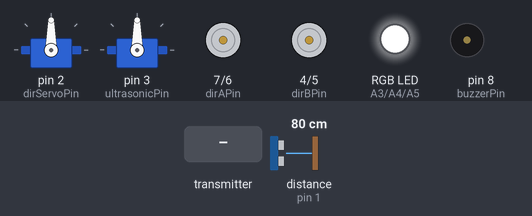
This sketch was run on a simulated Arduino Uno, built with avr-gcc and run on an emulated ATmega328P. Parts: 2 × servo, direction and speed pins drawn as motors (green arrow = direction pin HIGH = forward, orange = LOW = backward, longer = more drive), an RGB LED mixed from three pins (HIGH = lit), buzzer (waves = sounding). Dashed ring = blinking. Inputs (shaded band) come from the test bench; at power-on: distance to the obstacle (sensor on pin 1) 80 cm. The echo pulse lasts 58.3 µs per cm; no radio packets arrive unless stated; pins used as bus, display or sensor lines are not drawn.

Above: at 1.2 s.
1.3 s: the transmitter starts sending data.0 = 0
At 4.25 s:
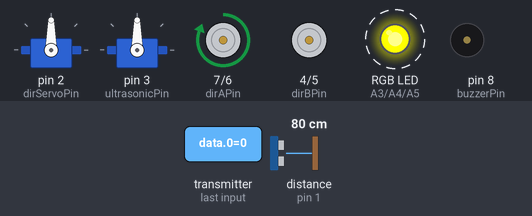
4.3 s: the transmitter starts sending data.4 = 0
At 5.7 s:
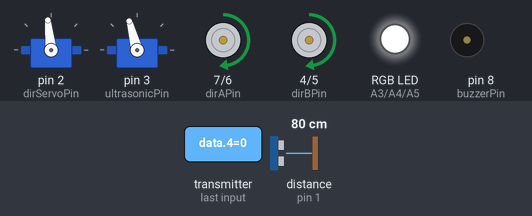
7.3 s: the transmitter starts sending data.5 = 0
At 9.7 s:
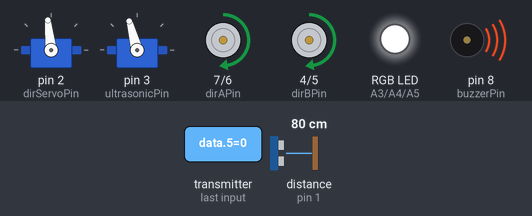
10.3 s: distance to the obstacle (sensor on pin 1) set to 54 cm
13.3 s: distance to the obstacle (sensor on pin 1) set to 46 cm
At 16.0 s:
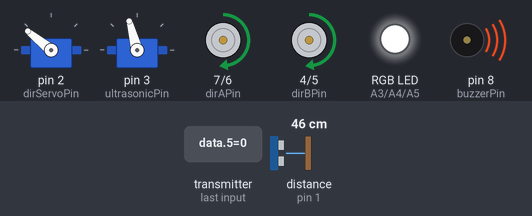
16.3 s: the transmitter starts sending data.4 = 256
At 17.2 s:
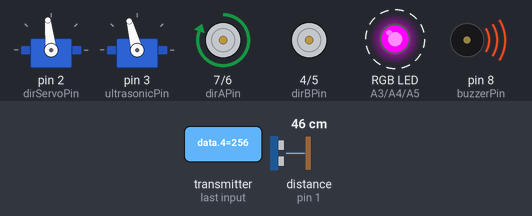
Timing chart, 0 to 20.3 s (numbered marks = the images above; inputs shaded):
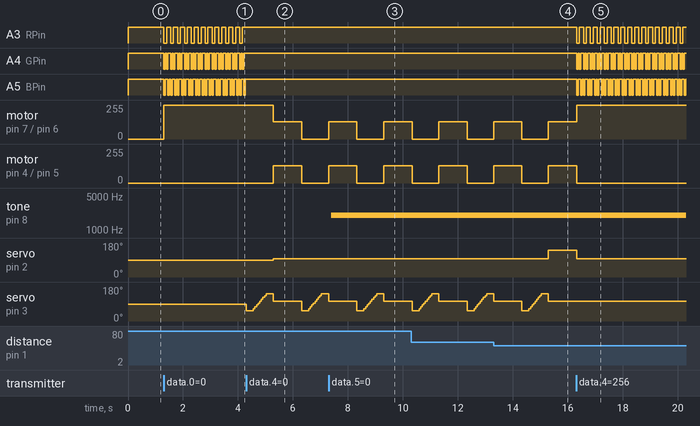

Measured:
- the behaviour switches between 51 and 50 cm on distance to the obstacle (sensor on pin 1) (found by bisection; images 3 and 4)
- after the input at 1.3 s, A3 (RPin): alternates HIGH for 0.15 s and LOW for 0.10 s, starting at once; A4 (GPin): alternates HIGH for 0.05 s and LOW for 0.05 s, starting at once; A5 (BPin): alternates HIGH for 0.10 s and LOW for 0.05 s, starting at once; motor on pin 7 (dirAPin) / pin 6 (pwmAPin): stopped → forward 255/255 at once
- after the input at 4.3 s, A3 (RPin), A4 (GPin): stops changing and stays HIGH
- after the input at 7.3 s, tone on pin 8 (buzzerPin): silent → 2000 Hz after 0.10 s
- after the input at 13.3 s, servo on pin 2 (dirServoPin): 96° → 141° after 2.0 s
- after the input at 16.3 s, A3 (RPin): alternates HIGH for 0.15 s and LOW for 0.10 s, starting at once; A4 (GPin): alternates HIGH for 0.05 s and LOW for 0.05 s, starting at once

The sketch:

sailor.ino
```cpp
#include <printf.h>
#include <nRF24L01.h>
#include <RF24_config.h>
#include <RF24.h>
/***********************************************************
File name:  AdeeptMotor.ino
Description:
1. Under remote control mode:
The car is completely controlled by the remote control.
2. Under auto-control mode:
The ultrasonic module will keep detecting obstacles in front
of the car. When encountering and approaching one, the car will
go backward, turn to another angle bypassing the obstacle, and
continue to go forward.
Website: www.adeept.com
E-mail: support@adeept.com
Author: Tom
Date: 2016/12/26
***********************************************************/
#include <SPI.h>
#include "RF24.h"
#include <Servo.h>
RF24 radio(9, 10);                // define the object to control NRF24L01
byte addresses[5] = "0007";      // define communication address which should correspond to remote control
int data[9]={512, 512, 0, 0, 1, 1, 512, 512, 512};  // define array used to save the communication data
int mode[1];

Servo dirServo;                  // define servo to control turning of smart car
int dirServoPin = 2;              // define pin for signal line of the last servo
float dirServoOffset = 6;         // define a variable for deviation(degree) of the servo
Servo ultrasonicServo;           // define servo to control turning of ultrasonic sensor
int ultrasonicPin = 3;            // define pin for signal line of the last servo
float ultrasonicServoOffset = 15; // define a variable for deviation(degree) of the servo

int trigPin = 0;                  // define Trig pin for ultrasonic ranging module
int echoPin = 1;                  // define Echo pin for ultrasonic ranging module
float maxDistance = 200;          // define the range(cm) for ultrasonic ranging module, Maximum sensor distance is rated at 400-500cm.
float soundVelocity = 340;        // Sound velocity = 340 m/s
float rangingTimeOut = 2 * maxDistance / 100 / soundVelocity * 1000000; // define the timeout(ms) for ultrasonic ranging module

#define FORWARD HIGH
#define BACKWARD LOW

const int dirAPin = 7;    // define pin used to control rotational direction of motor A
const int pwmAPin = 6;    // define pin for PWM used to control rotational speed of motor A
const int dirBPin = 4;    // define pin used to control rotational direction of motor B
const int pwmBPin = 5;    // define pin for PWM used to control rotational speed of motor B
const int snsAPin = 0;    // define pin for detecting current of motor A
const int snsBPin = 1;    // define pin for detecting current of motor B
const int buzzerPin = 8;  // define pin for buzzer
const int RPin = A3;
const int GPin = A4;
const int BPin = A5;
int RGBVal = 0;
int automatic = 0;

#define FORWARD LOW
#define BACKWARD HIGH

void setup() {
  radio.begin();                      // initialize RF24
  radio.setRetries(0, 15);            // set retries times
  radio.setPALevel(RF24_PA_LOW);      // set power
  radio.openReadingPipe(1, addresses);// open delivery channel
  radio.startListening();             // start monitoring

//  Serial.begin(9600); // initialize serial port
  dirServo.attach(dirServoPin);  // attaches the servo on servoDirPin to the servo object
  ultrasonicServo.attach(ultrasonicPin);  // attaches the servo on ultrasonicPin to the servo object
  pinMode(dirAPin, OUTPUT);   // set dirAPin to output mode
  pinMode(pwmAPin, OUTPUT);   // set pwmAPin to output mode
  pinMode(dirBPin, OUTPUT);   // set dirBPin to output mode
  pinMode(pwmBPin, OUTPUT);   // set pwmBPin to output mode
  pinMode(buzzerPin, OUTPUT); // set buzzerPin to output mode
  pinMode(RPin, OUTPUT);   // set RPin to output mode
  pinMode(GPin, OUTPUT);   // set GPin to output mode
  pinMode(BPin, OUTPUT);   // set BPin to output mode

  pinMode(trigPin, OUTPUT); // set trigPin to output mode
  pinMode(echoPin, INPUT);  // set echoPin to input mode
}

void loop()
{
    receiveData();
    if(automatic == 0){
      mode[0]=0;
    //  radio.write( mode, sizeof(mode) );
      // calculate the steering angle of servo according to the direction joystick of remote control and the deviation
      int dirServoDegree = map(data[0], 0, 1023, 45, 135) - (data[7] - 512) / 25;
      int ultrasonicServoDegree = map(data[8], 0, 1023, 135, 45) - (data[7] - 512) / 25;
      // get the steering angle and speed of servo according to the speed joystick of remote control and the deviation
      int motorASpd = data[0] - 512 + (data[6] - 512) / 10;
      bool motorADir = motorASpd > 0 ? FORWARD: BACKWARD;
      int motorBSpd = data[1] - 512 + (data[6] - 512) / 10;
      bool motorBDir = motorBSpd > 0 ? FORWARD: BACKWARD;
      motorASpd = abs(constrain(motorASpd, - 512, 512));
      motorBSpd = abs(constrain(motorBSpd, - 512, 512));
      motorASpd = map(motorASpd, 0, 512, 0, 255);
      motorBSpd = map(motorBSpd, 0, 512, 0, 255);
      // control the steering and travelling of the smart car
      ctrlCar0(dirServoDegree,ultrasonicServoDegree, motorADir, motorASpd, motorBDir, motorBSpd);
      switch(RGBVal){
        case 0: digitalWrite(RPin, HIGH);digitalWrite(GPin, HIGH);digitalWrite(BPin, HIGH);break;
        case 1: digitalWrite(RPin, LOW);digitalWrite(GPin, LOW);digitalWrite(BPin, LOW);   break;
        case 2: digitalWrite(RPin, LOW);digitalWrite(GPin, HIGH);digitalWrite(BPin, HIGH); break;
        case 3: digitalWrite(RPin, HIGH);digitalWrite(GPin, LOW);digitalWrite(BPin, HIGH); break;
        case 4: digitalWrite(RPin, HIGH);digitalWrite(GPin, HIGH);digitalWrite(BPin, LOW); break;
        default: break;
      }
  }
  if(automatic == 1){

      byte barDistance = maxDistance; // save the minimum measured distance from obstacles
      byte barDegree;                 // save the minimum measured angel from obstacles
      byte distance;                  // save the current the measured distance from obstacles
      mode[0]=1;
     // radio.write( mode, sizeof(mode) );
      // define the initial scanning position servo of pan tilt
      ultrasonicServo.write(40 + ultrasonicServoOffset);
      delay(200);
      // start to scan distance. During this progress, we will get the distance and angle from the closest obstacle
      for (byte ultrasonicServoDegree = 40; ultrasonicServoDegree < 140; ultrasonicServoDegree += 10) {
        ultrasonicServo.write(ultrasonicServoDegree + ultrasonicServoOffset); // steer pan tilt to corresponding position
        delay(50);                // wait 50ms between pings (about 20 pingsc). 29ms should be the shortest delay between pings.
        receiveData();
        distance = getDistance(); // detect the current distance from obstacle with angle of pan tilt stable
        if (distance < barDistance) { // if the current measured distance is smaller than the previous one, save the data of current measured distance
          barDegree = ultrasonicServoDegree;       // save the measured angle
          barDistance = distance;     // save the measured distance
        }
      }

      // servo of pan tilt turns to default position
      delay(200);
      ultrasonicServo.write(90 + ultrasonicServoOffset);

      int spd = 128;  // set the speed(0-255) of smart car
      // According to the result of scanning control action of intelligent vehicles
      if (barDistance < 20) {     // if the obstacle distance is too close, reverse the travelling direction
        if (barDegree < 90)       // choose to reverse direction according to the angle with obstacle
          ctrlCar1(135,  FORWARD, spd);  // control steering and reversing smart car
        else
          ctrlCar1(45,  FORWARD, spd);   // control steering and reversing smart car
        for(int i=0;i<15;i++){
        delay(100);              // reversing time
        receiveData();
        }
      }
      else if (barDistance < 50) {// if the obstacle distance is too close, reverse the travelling direction
        if (barDegree < 90)       // choose to reverse direction according to the angle with obstacle
          ctrlCar1(135, BACKWARD, spd);   // control steering and moving on
        else
          ctrlCar1(45, BACKWARD, spd);    // control steering and moving on
        for(int i=0;i<10;i++){
        delay(100);              // reversing time
        receiveData();
        }
      }
      else {                     // if the obstacle distance is not close, move on
        ctrlCar1(90, BACKWARD, spd);      // control the smart car move on
        for(int i=0;i<10;i++){
        delay(100);              // reversing time
        receiveData();
        }
      }
      ctrlCar1(90, BACKWARD, 0);   // make the smart car stop for preparation of next scanning
   }
  // send motor current to serial port
//  float iMotorA = analogRead(snsAPin) * 5.0 / 1024 / 30 / 0.05;
//  float iMotorB = analogRead(snsBPin) * 5.0 / 1024 / 30 / 0.05;
//  Serial.print("iMotorA: ");
//  Serial.print(iMotorA);
//  Serial.print(" A ,iMotorB: ");
//  Serial.print(iMotorB);
//  Serial.println(" A");
}
void receiveData(){
   if ( radio.available()) {             // if receive the data
    while (radio.available()) {         // read all the data
      radio.read( data, sizeof(data) ); // read data
    }
    if(!data[2]){
    RGBVal++ ;
    if(RGBVal>4){
      RGBVal=0;}
    }
    if(!data[3]){
      automatic = 0;
    }
    if(!data[4]){
      automatic = 1;
    }
    if (!data[5])// control the buzzer
      tone(buzzerPin, 2000);
    else
      noTone(buzzerPin);
   }
}
void ctrlCar0(byte dirServoDegree,byte ultrasonicServoDegree, bool motorADir, byte motorASpd, bool motorBDir, byte motorBSpd) {
//  dirServo.write(dirServoDegree + dirServoOffset);
//  ultrasonicServo.write(ultrasonicServoDegree + ultrasonicServoOffset);
  digitalWrite(dirAPin, motorADir);
  digitalWrite(dirBPin, motorBDir);
  analogWrite(pwmAPin, motorASpd);
  analogWrite(pwmBPin, motorBSpd);
}
void ctrlCar1(byte dirServoDegree, bool motorDir, byte motorSpd) {
  dirServo.write(dirServoDegree + dirServoOffset);
  digitalWrite(dirAPin, motorDir);
  digitalWrite(dirBPin, motorDir);
  analogWrite(pwmAPin, motorSpd);
  analogWrite(pwmBPin, motorSpd);
}
float getDistance() {
  unsigned long pingTime; // save the high level time returned by ultrasonic ranging module
  float distance;         // save the distance away from obstacle
  // set the trigPin output 10us high level to make the ultrasonic ranging module start to measure
  digitalWrite(trigPin, HIGH);
  delayMicroseconds(10);
  digitalWrite(trigPin, LOW);
  // get the high level time returned by ultrasonic ranging module
  pingTime = pulseIn(echoPin, HIGH, rangingTimeOut);
  if (pingTime != 0) {  // if the measure is not overtime
    distance = pingTime * soundVelocity / 2 / 10000;  // calculate the obstacle distance(cm) according to the time of high level returned
    return distance;    // return distance(cm)
  }
  else                  // if the measure is overtime
    return maxDistance; // returns the maximum distance(cm)
}
```
